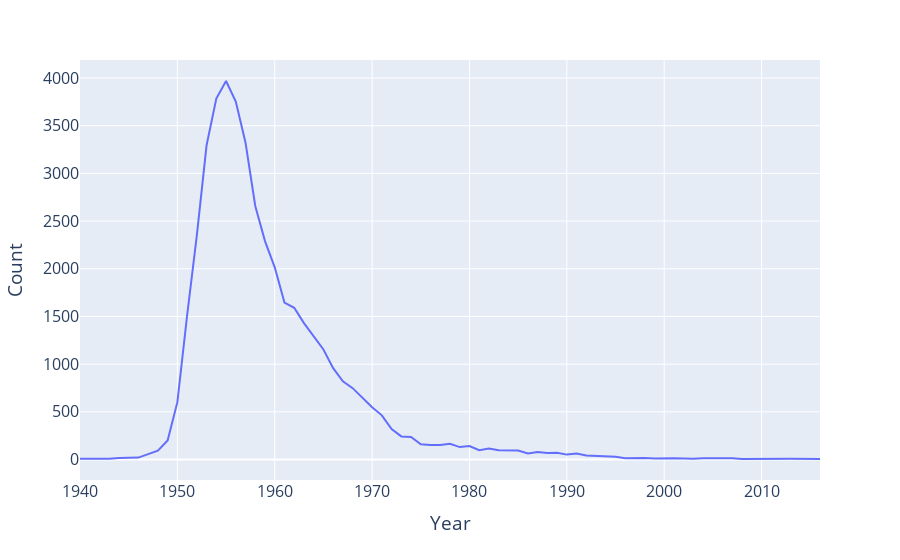

This figure's notebook cell:
### Code cell
fig = px.line(babynames.query("Name == 'Debra' and Sex == 'F'"), x = "Year", y = "Count")
fig.update_layout(font_size = 16)

### Figure 1 — Plotly figure (JSON) as saved in the notebook; plotly's stock layout.template omitted (floating-point values rounded to 4 significant figures)
{"data": [{"hovertemplate": "Year=%{x}<br>Count=%{y}<extra></extra>", "legendgroup": "", "line": {"color": "#636efa", "dash": "solid"}, "marker": {"symbol": "circle"}, "mode": "lines", "name": "", "orientation": "v", "showlegend": false, "type": "scatter", "x": [1940, 1942, 1943, 1944, 1945, 1946, 1947, 1948, 1949, 1950, 1951, 1952, 1953, 1954, 1955, 1956, 1957, 1958, 1959, 1960, 1961, 1962, 1963, 1964, 1965, 1966, 1967, 1968, 1969, 1970, 1971, 1972, 1973, 1974, 1975, 1976, 1977, 1978, 1979, 1980, 1981, 1982, 1983, 1984, 1985, 1986, 1987, 1988, 1989, 1990, 1991, 1992, 1993, 1994, 1995, 1996, 1997, 1998, 1999, 2000, 2001, 2002, 2003, 2004, 2005, 2006, 2007, 2008, 2009, 2012, 2013, 2016], "xaxis": "x", "y": [7, 7, 8, 15, 19, 20, 56, 92, 199, 601, 1510, 2351, 3295, 3784, 3969, 3754, 3322, 2659, 2290, 2015, 1646, 1591, 1430, 1287, 1154, 958, 819, 748, 647, 547, 463, 318, 242, 236, 159, 151, 151, 164, 130, 141, 97, 114, 97, 95, 93, 64, 78, 69, 71, 51, 62, 41, 34, 28, 28, 12, 14, 16, 10, 13, 14, 10, 7, 12, 13, 12, 13, 6, 7, 5, 8, 5], "yaxis": "y"}], "layout": {"autosize": true, "font": {"size": 16}, "legend": {"tracegroupgap": 0}, "margin": {"t": 60}, "xaxis": {"anchor": "y", "autorange": true, "domain": [0, 1], "range": [1940, 2016], "title": {"text": "Year"}, "type": "linear"}, "yaxis": {"anchor": "x", "autorange": true, "domain": [0, 1], "range": [-215.2, 4189.0], "title": {"text": "Count"}, "type": "linear"}}}
